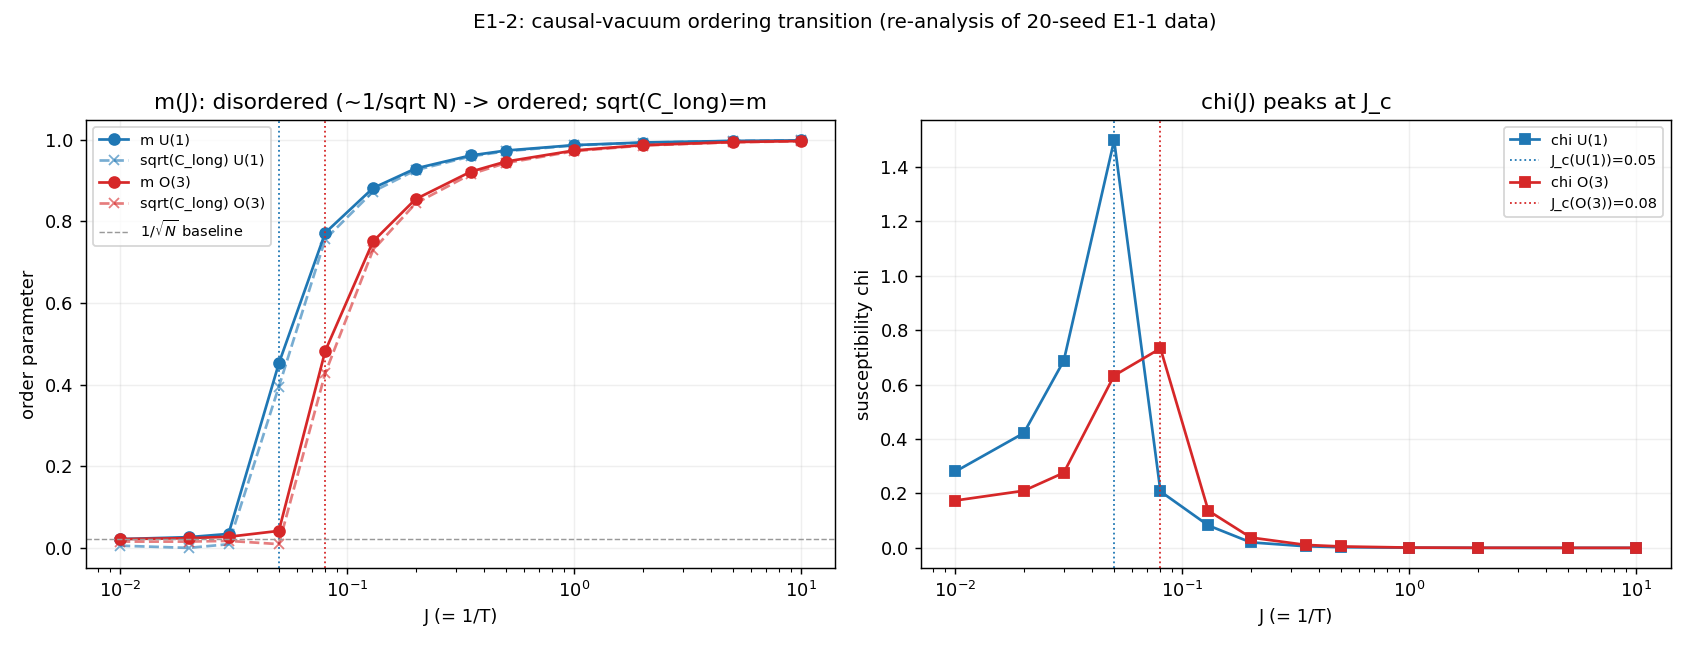

The Python source for this figure:
"""E1_2_transition.py -- locate and characterise the causal-vacuum ordering
transition, reusing the 20-seed E1-1 measurement (no new Monte-Carlo).

Charter: E1_ORIENTATION.md (E1-2).  Runs because E1-1 found an ordered phase.
E1-1 already swept J finely across the transition and recorded, per (model, J),
the order parameter m = |<n>| (or |<e^{i phi}>|), the susceptibility
chi = N(<m^2>-<m>^2), and the long-range correlation C(infinity) = C_long.
This script distils those into the transition observables and figure:

  * order parameter m(J): zero (~1/sqrt(N)) below J_c, lifting above;
  * susceptibility chi(J): peak locates J_c;
  * C_long(J) vs m(J)^2: the Mermin clustering test of genuine LRO;
  * J_c from the chi peak and from the exp->const crossover of C(r).

Reads E1_1_correlations.json; writes E1_2_transition.json + .png.  No physics
interpretation token in the generator; this is pure re-analysis of E1-1 data.
"""
from __future__ import annotations

import json
from pathlib import Path

import numpy as np
import matplotlib
matplotlib.use("Agg")
import matplotlib.pyplot as plt  # noqa: E402

OUT = Path(__file__).resolve().parent
MODELS = ("U(1)", "O(3)")


def main():
    src = json.loads((OUT / "E1_1_correlations.json").read_text())
    R = src["results"]
    N = src["graph_stats"]["mean_n"]
    baseline = 1.0 / np.sqrt(N)
    Js = sorted(float(j) for j in R["U(1)"].keys())

    out = {"baseline_1_over_sqrtN": baseline, "mean_n": N, "models": {}}
    print("=" * 72)
    print(f"E1-2 -- causal-vacuum ordering transition  (1/sqrt(N) baseline={baseline:.3f})")
    print("=" * 72)
    for model in MODELS:
        m = np.array([R[model][str(J)]["m"] for J in Js])
        chi = np.array([R[model][str(J)]["chi"] for J in Js])
        Clong = np.array([R[model][str(J)]["C_long"] for J in Js])
        winners = [R[model][str(J)]["fit"]["winner"] for J in Js]

        jc_chi = Js[int(np.argmax(chi))]
        # ordering onset: first J where m exceeds 5x the disordered baseline
        onset = next((J for J, mm in zip(Js, m) if mm > 5 * baseline), None)
        exp_Js = [J for J, w in zip(Js, winners) if w == "exp"]
        const_Js = [J for J, w in zip(Js, winners) if w == "const"]
        jc_cross = (0.5 * (max(exp_Js) + min(J for J in const_Js if J > max(exp_Js)))
                    if exp_Js and const_Js
                    and any(J > max(exp_Js) for J in const_Js) else None)
        # genuine-LRO check: |C_long - m^2|/m^2 in the ordered phase
        lro = [(J, Clong[i], m[i] ** 2,
                abs(Clong[i] - m[i] ** 2) / m[i] ** 2 if m[i] > 0 else np.nan)
               for i, J in enumerate(Js) if winners[i] == "const"]

        out["models"][model] = {
            "J": Js, "m": m.tolist(), "chi": chi.tolist(), "C_long": Clong.tolist(),
            "winners": winners, "Jc_chi_peak": jc_chi, "Jc_crossover": jc_cross,
            "ordering_onset_J": onset, "chi_max": float(chi.max()),
            "lro_C_long_vs_m2": [{"J": J, "C_long": cl, "m2": m2, "rel": rel}
                                 for J, cl, m2, rel in lro]}
        print(f"\n  {model}:  J_c(chi-peak)={jc_chi}  J_c(crossover)~{jc_cross}  "
              f"onset(m>5/sqrtN)={onset}  chi_max={chi.max():.2f}")
        print("    J      m       chi      C_long   m^2     C(r)")
        for i, J in enumerate(Js):
            print(f"   {J:5.2f}  {m[i]:.3f}  {chi[i]:7.3f}  {Clong[i]:.3f}  "
                  f"{m[i]**2:.3f}  {winners[i]}")

    # ---- figure ----
    fig, axes = plt.subplots(1, 2, figsize=(13, 5))
    for model, col in zip(MODELS, ("tab:blue", "tab:red")):
        d = out["models"][model]
        J = np.array(d["J"])
        ax = axes[0]
        ax.plot(J, d["m"], "o-", color=col, label=f"m {model}")
        ax.plot(J, np.sqrt(np.clip(d["C_long"], 0, None)), "x--", color=col,
                alpha=0.6, label=f"sqrt(C_long) {model}")
        ax.axvline(d["Jc_chi_peak"], color=col, ls=":", lw=1)
    axes[0].axhline(baseline, color="0.6", lw=0.8, ls="--",
                    label=r"$1/\sqrt{N}$ baseline")
    axes[0].set_xscale("log"); axes[0].set_xlabel("J (= 1/T)")
    axes[0].set_ylabel("order parameter")
    axes[0].set_title("m(J): disordered (~1/sqrt N) -> ordered; sqrt(C_long)=m")
    axes[0].legend(fontsize=8)
    axes[0].grid(alpha=0.2)
    for model, col in zip(MODELS, ("tab:blue", "tab:red")):
        d = out["models"][model]
        axes[1].plot(d["J"], d["chi"], "s-", color=col, label=f"chi {model}")
        axes[1].axvline(d["Jc_chi_peak"], color=col, ls=":", lw=1,
                        label=f"J_c({model})={d['Jc_chi_peak']}")
    axes[1].set_xscale("log"); axes[1].set_xlabel("J (= 1/T)")
    axes[1].set_ylabel("susceptibility chi")
    axes[1].set_title("chi(J) peaks at J_c")
    axes[1].legend(fontsize=8)
    axes[1].grid(alpha=0.2)
    fig.suptitle("E1-2: causal-vacuum ordering transition (re-analysis of 20-seed "
                 "E1-1 data)", fontsize=11)
    fig.tight_layout(rect=[0, 0, 1, 0.95])
    fig.savefig(OUT / "E1_2_transition.png", dpi=130)
    print(f"\nsaved {OUT/'E1_2_transition.png'}")

    out["source"] = "E1_1_correlations.json (20 seeds)"
    (OUT / "E1_2_transition.json").write_text(json.dumps(out, indent=2, default=float))
    print(f"saved {OUT/'E1_2_transition.json'}")


if __name__ == "__main__":
    main()
